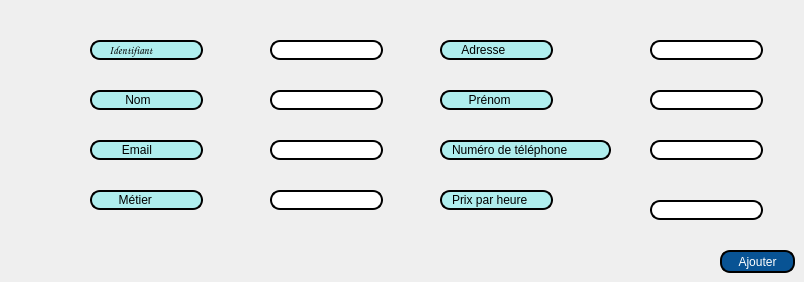
      <widget class="QWidget" name="Ajouter_E_3">
       <attribute name="title">
        <string>Ajouter</string>
       </attribute>
       <widget class="QLineEdit" name="identifiant">
        <property name="geometry">
         <rect>
          <x>90</x>
          <y>40</y>
          <width>113</width>
          <height>20</height>
         </rect>
        </property>
        <property name="font">
         <font>
          <family>Comic Sans MS</family>
          <pointsize>8</pointsize>
          <weight>75</weight>
          <italic>false</italic>
          <bold>true</bold>
         </font>
        </property>
        <property name="toolTip">
         <string>&lt;html&gt;&lt;head/&gt;&lt;body&gt;&lt;p align=&quot;center&quot;&gt;&lt;br/&gt;&lt;/p&gt;&lt;/body&gt;&lt;/html&gt;</string>
        </property>
        <property name="styleSheet">
         <string notr="true">border: 2px solid black;
font: 75 8pt &quot;MS Shell Dlg 2&quot;;
border-radius: 10px;
padding: 0 8px;
background: #AFEEEE;
font: bold, &quot;Comic Sans MS&quot;;;
text-align:center;
</string>
        </property>
        <property name="text">
         <string>   Identifiant</string>
        </property>
        <property name="readOnly">
         <bool>true</bool>
        </property>
       </widget>
       <widget class="QLineEdit" name="nom">
        <property name="geometry">
         <rect>
          <x>90</x>
          <y>90</y>
          <width>113</width>
          <height>20</height>
         </rect>
        </property>
        <property name="styleSheet">
         <string notr="true">border: 2px solid black;
font: 75 8pt &quot;MS Shell Dlg 2&quot;;
border-radius: 10px;
padding: 0 8px;
background: #AFEEEE;
font: bold, &quot;Comic Sans MS&quot;;;
text-align:center;</string>
        </property>
        <property name="text">
         <string>       Nom</string>
        </property>
        <property name="readOnly">
         <bool>true</bool>
        </property>
       </widget>
       <widget class="QLineEdit" name="prenom">
        <property name="geometry">
         <rect>
          <x>440</x>
          <y>90</y>
          <width>113</width>
          <height>20</height>
         </rect>
        </property>
        <property name="styleSheet">
         <string notr="true">border: 2px solid black;
font: 75 8pt &quot;MS Shell Dlg 2&quot;;
border-radius: 10px;
padding: 0 8px;
background: #AFEEEE;
font: bold, &quot;Comic Sans MS&quot;;;
text-align:center;</string>
        </property>
        <property name="text">
         <string>     Prénom</string>
        </property>
        <property name="readOnly">
         <bool>true</bool>
        </property>
       </widget>
       <widget class="QLineEdit" name="email">
        <property name="geometry">
         <rect>
          <x>90</x>
          <y>140</y>
          <width>113</width>
          <height>20</height>
         </rect>
        </property>
        <property name="styleSheet">
         <string notr="true">border: 2px solid black;
font: 75 8pt &quot;MS Shell Dlg 2&quot;;
border-radius: 10px;
padding: 0 8px;
background: #AFEEEE;
font: bold, &quot;Comic Sans MS&quot;;;
text-align:center;</string>
        </property>
        <property name="text">
         <string>      Email</string>
        </property>
        <property name="readOnly">
         <bool>true</bool>
        </property>
       </widget>
       <widget class="QLineEdit" name="numero_tel">
        <property name="geometry">
         <rect>
          <x>440</x>
          <y>140</y>
          <width>171</width>
          <height>20</height>
         </rect>
        </property>
        <property name="styleSheet">
         <string notr="true">border: 2px solid black;
font: 75 8pt &quot;MS Shell Dlg 2&quot;;
border-radius: 10px;
padding: 0 8px;
background: #AFEEEE;
font: bold, &quot;Comic Sans MS&quot;;;
text-align:center;</string>
        </property>
        <property name="text">
         <string>Numéro de téléphone</string>
        </property>
        <property name="readOnly">
         <bool>true</bool>
        </property>
       </widget>
       <widget class="QLineEdit" name="mteier">
        <property name="geometry">
         <rect>
          <x>90</x>
          <y>190</y>
          <width>113</width>
          <height>20</height>
         </rect>
        </property>
        <property name="styleSheet">
         <string notr="true">border: 2px solid black;
font: 75 8pt &quot;MS Shell Dlg 2&quot;;
border-radius: 10px;
padding: 0 8px;
background: #AFEEEE;
font: bold, &quot;Comic Sans MS&quot;;;
text-align:center;</string>
        </property>
        <property name="text">
         <string>     Métier</string>
        </property>
        <property name="readOnly">
         <bool>true</bool>
        </property>
       </widget>
       <widget class="QLineEdit" name="lineEdit_id_a">
        <property name="geometry">
         <rect>
          <x>270</x>
          <y>40</y>
          <width>113</width>
          <height>20</height>
         </rect>
        </property>
        <property name="styleSheet">
         <string notr="true">border: 2px solid black;
border-radius: 10px;
padding: 0 8px;
background: white;
selection-background-color: gray;</string>
        </property>
       </widget>
       <widget class="QLineEdit" name="lineEdit_nom_a">
        <property name="geometry">
         <rect>
          <x>270</x>
          <y>90</y>
          <width>113</width>
          <height>20</height>
         </rect>
        </property>
        <property name="styleSheet">
         <string notr="true">border: 2px solid black;
border-radius: 10px;
padding: 0 8px;
background: white;
selection-background-color: gray;</string>
        </property>
       </widget>
       <widget class="QLineEdit" name="lineEdit_pernom_a">
        <property name="geometry">
         <rect>
          <x>650</x>
          <y>90</y>
          <width>113</width>
          <height>20</height>
         </rect>
        </property>
        <property name="styleSheet">
         <string notr="true">border: 2px solid black;
border-radius: 10px;
padding: 0 8px;
background: white;
selection-background-color: gray;</string>
        </property>
       </widget>
       <widget class="QLineEdit" name="lineEdit_email_a">
        <property name="geometry">
         <rect>
          <x>270</x>
          <y>140</y>
          <width>113</width>
          <height>20</height>
         </rect>
        </property>
        <property name="styleSheet">
         <string notr="true">border: 2px solid black;
border-radius: 10px;
padding: 0 8px;
background: white;
selection-background-color: gray;</string>
        </property>
       </widget>
       <widget class="QPushButton" name="Ajouter_Employe_3">
        <property name="geometry">
         <rect>
          <x>720</x>
          <y>250</y>
          <width>75</width>
          <height>23</height>
         </rect>
        </property>
        <property name="styleSheet">
         <string notr="true">border: 2px solid black;
border-radius: 10px;
padding: 0 8px;
color: rgb(255, 255, 255);
background:#085394	;
font: bold, &quot;Comic Sans MS&quot;;
</string>
        </property>
        <property name="text">
         <string>Ajouter</string>
        </property>
       </widget>
       <widget class="QLineEdit" name="lineEdit_num_tel_a">
        <property name="geometry">
         <rect>
          <x>650</x>
          <y>140</y>
          <width>113</width>
          <height>20</height>
         </rect>
        </property>
        <property name="styleSheet">
         <string notr="true">border: 2px solid black;
border-radius: 10px;
padding: 0 8px;
background: white;
selection-background-color: gray;</string>
        </property>
       </widget>
       <widget class="QLineEdit" name="adresse">
        <property name="geometry">
         <rect>
          <x>440</x>
          <y>40</y>
          <width>113</width>
          <height>20</height>
         </rect>
        </property>
        <property name="styleSheet">
         <string notr="true">border: 2px solid black;
font: 75 8pt &quot;MS Shell Dlg 2&quot;;
border-radius: 10px;
padding: 0 8px;
background: #AFEEEE;
font: bold, &quot;Comic Sans MS&quot;;;
text-align:center;</string>
        </property>
        <property name="text">
         <string>   Adresse</string>
        </property>
        <property name="readOnly">
         <bool>true</bool>
        </property>
       </widget>
       <widget class="QLineEdit" name="prix_heure">
        <property name="geometry">
         <rect>
          <x>440</x>
          <y>190</y>
          <width>113</width>
          <height>20</height>
         </rect>
        </property>
        <property name="styleSheet">
         <string notr="true">border: 2px solid black;
font: 75 8pt &quot;MS Shell Dlg 2&quot;;
border-radius: 10px;
padding: 0 8px;
background: #AFEEEE;
font: bold, &quot;Comic Sans MS&quot;;;
text-align:center;</string>
        </property>
        <property name="text">
         <string>Prix par heure</string>
        </property>
        <property name="readOnly">
         <bool>true</bool>
        </property>
       </widget>
       <widget class="QLineEdit" name="lineEdit_metier_a">
        <property name="geometry">
         <rect>
          <x>270</x>
          <y>190</y>
          <width>113</width>
          <height>20</height>
         </rect>
        </property>
        <property name="styleSheet">
         <string notr="true">border: 2px solid black;
border-radius: 10px;
padding: 0 8px;
background: white;
selection-background-color: gray;</string>
        </property>
       </widget>
       <widget class="QLineEdit" name="lineEdit_prix_heure_a">
        <property name="geometry">
         <rect>
          <x>650</x>
          <y>200</y>
          <width>113</width>
          <height>20</height>
         </rect>
        </property>
        <property name="styleSheet">
         <string notr="true">border: 2px solid black;
border-radius: 10px;
padding: 0 8px;
background: white;
selection-background-color: gray;</string>
        </property>
       </widget>
       <widget class="QLineEdit" name="lineEdit_adresse_a">
        <property name="geometry">
         <rect>
          <x>650</x>
          <y>40</y>
          <width>113</width>
          <height>20</height>
         </rect>
        </property>
        <property name="styleSheet">
         <string notr="true">border: 2px solid black;
border-radius: 10px;
padding: 0 8px;
background: white;
selection-background-color: gray;</string>
        </property>
       </widget>
      </widget>
